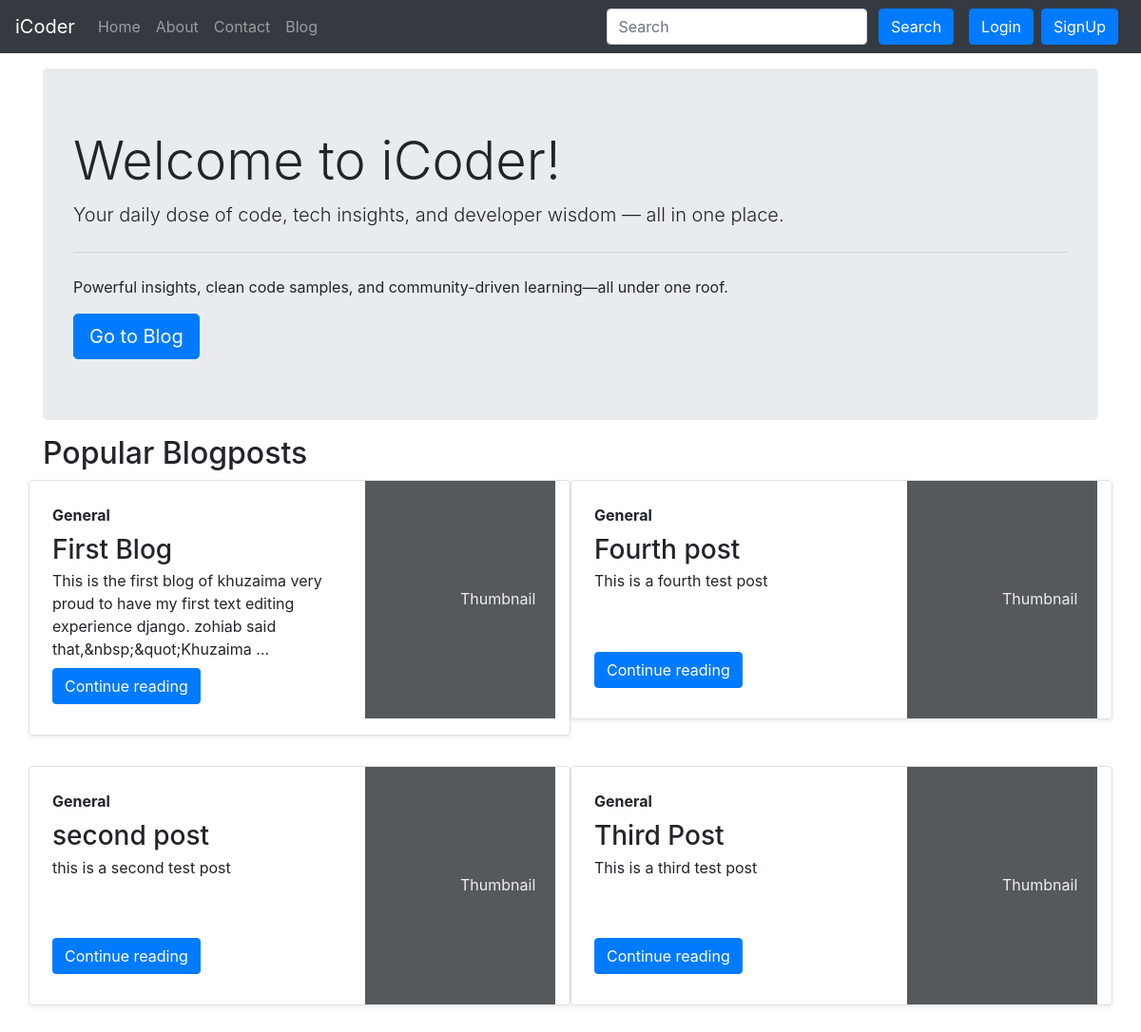
The page / on the database its author committed.
### blog/models.py (models this page shows, shortened)
class Post(models.Model):
    sno = models.AutoField(primary_key = True)
    title = models.CharField(max_length = 100)
    content = RichTextUploadingField()
    slug = models.CharField(max_length = 130)
    author = models.CharField(max_length = 50)
    views= models.IntegerField(default=0)
    timeStamp = models.DateTimeField(auto_now_add = True, blank = True)

### home/views.py (the view)
# urls.py: path('', views.home, name = "home"),
def home(request):
    top_posts = Post.objects.all().order_by('-views')[:4]
    context = {"top_posts": top_posts}
    return render(request, 'home/home.html', context)

### templates/home/home.html (shortened to what this page needs)
{% extends 'base.html' %}
{% block body %}
<div class="container">
    <div class="jumbotron my-3">
      <h1 class="display-4">Welcome to iCoder!</h1>
      <p class="lead">Your daily dose of code, tech insights, and developer wisdom — all in one place.</p>
      <hr class="my-4">
      <p>Powerful insights, clean code samples, and community-driven learning—all under one roof.</p>
      <a class="btn btn-primary btn-lg" href="/blog" role="button">Go to Blog</a>
      </div>
    </div>
    <div class="container">
    <h2>Popular Blogposts</h2>
    <div class="row mb-2">
      {% for post in top_posts %}
        <div class="col-md-6">
          <div class="row g-0 border rounded overflow-hidden flex-md-row mb-4 shadow-sm h-md-250 position-relative">
            <div class="col p-4 d-flex flex-column position-static">
              <strong class="d-inline-block mb-2 text-primary-emphasis">
                {{ post.category.name|default:"General" }}
              </strong>
              <h3 class="mb-0">{{ post.title }}</h3>
              <p class="card-text mb-auto">
                {{  post.content|striptags|truncatewords:20 }}
              </p>
              <div class="my-2">
                <a href="/blog/{{post.slug}}" role="button" class="btn btn-primary">Continue reading</a>
              </div>
            </div>
            <div class="col-auto d-none d-lg-block">
              {% if post.thumbnail %}
                <img src="{{ post.thumbnail.url }}"
                     alt="Thumbnail for {{ post.title }}"
                     width="200" height="250" class="bd-placeholder-img">
              {% else %}
                <svg aria-label="Placeholder: Thumbnail" class="bd-placeholder-img"
                     width="200" height="250" xmlns="http://www.w3.org/2000/svg"
                     preserveAspectRatio="xMidYMid slice" role="img">
                  <text x="50%" y="50%" fill="#eceeef" dy=".3em">Thumbnail</text>
                </svg>
              {% endif %}
            </div>
          </div>
        </div>
        {% if forloop.counter|divisibleby:2 and not forloop.last %}
    </div>
    <div class="row mb-2">
        {% endif %}
      {% endfor %}
    </div>
{% endblock %}

### rows shown on the page
Post: category.name "General", title "First Blog", content "This is the first blog of khuzaima very proud to have my first text editing experience django. zohiab said that,&nbsp;&quot;Khuzaima …"
Post: category.name "General", title "Fourth post", content "This is a fourth test post"
Post: category.name "General", title "second post", content "this is a second test post"
Post: category.name "General", title "Third Post", content "This is a third test post"
